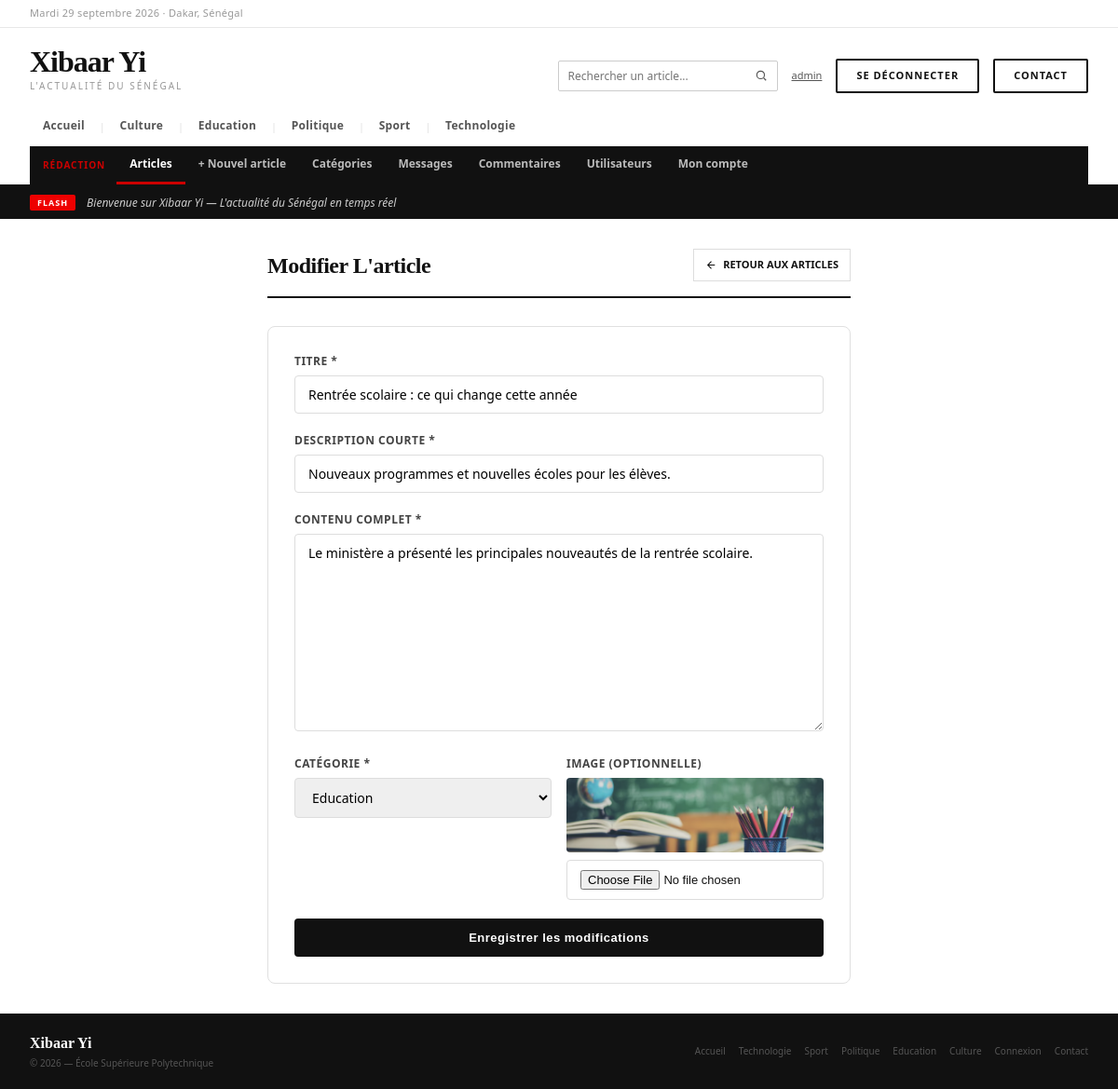
The app's page /admin/articles/modifier.php?id=4 (signed in) with its own data.
### tables this page shows
CREATE TABLE IF NOT EXISTS categories (
    id  INT AUTO_INCREMENT PRIMARY KEY,
    nom VARCHAR(100) NOT NULL UNIQUE
);

CREATE TABLE IF NOT EXISTS articles (
    id                 INT AUTO_INCREMENT PRIMARY KEY,
    titre              VARCHAR(255) NOT NULL,
    description_courte TEXT NOT NULL,
    contenu            LONGTEXT NOT NULL,
    image              VARCHAR(255) DEFAULT '',
    date_publication   DATETIME NOT NULL DEFAULT CURRENT_TIMESTAMP,
    vues               INT NOT NULL DEFAULT 0,
    id_categorie       INT NOT NULL,
    id_auteur          INT NOT NULL,
    FOREIGN KEY (id_categorie) REFERENCES categories(id) ON DELETE CASCADE,
    FOREIGN KEY (id_auteur)    REFERENCES utilisateurs(id) ON DELETE CASCADE
);

### includes/config.php (called while the page is built, shortened)
<?php
function url($chemin = '')
{
    return BASE_URL . '/' . ltrim($chemin, '/');
}

### public/admin/articles/modifier.php (the view, shortened to what this page needs)
<?php
require_once __DIR__ . '/../../../includes/auth.php';
$id = (int) $_GET['id'];
$stmt = $pdo->prepare("SELECT * FROM articles WHERE id = ?");
$stmt->execute([$id]);
$article = $stmt->fetch(PDO::FETCH_ASSOC);
$categories = $pdo->query("SELECT * FROM categories ORDER BY nom ASC")->fetchAll(PDO::FETCH_ASSOC);
require_once __DIR__ . '/../../../includes/entete.php';
?>
<div style="max-width:760px; margin:32px auto; padding:0 24px;">
    <div class="page-header">
        <div class="page-title">Modifier l'article</div>
        <a href="<?= url('admin/articles/liste.php') ?>" class="btn btn-secondary">
            <svg width="13" height="13" viewBox="0 0 24 24" fill="none" stroke="currentColor" stroke-width="2"><path d="M19 12H5M12 19l-7-7 7-7"/></svg>
            Retour aux articles
        </a>
    </div>
    <div style="background:#fff; border-radius:8px; border:0.5px solid #e0e0e0; padding:28px;">
        <form method="POST" action="modifier.php?id=<?= $id ?>" enctype="multipart/form-data" id="formModifier">
            <div style="margin-bottom:20px;">
                <label style="display:block; font-size:12px; font-weight:700; color:#444; margin-bottom:6px; text-transform:uppercase; letter-spacing:.5px;">Titre *</label>
                <input type="text" name="titre" value="<?= htmlspecialchars($article['titre']) ?>"
                    style="width:100%; padding:10px 14px; border:1px solid #ddd; border-radius:4px; font-size:14px; font-family:inherit;">
            </div>
            <div style="margin-bottom:20px;">
                <label style="display:block; font-size:12px; font-weight:700; color:#444; margin-bottom:6px; text-transform:uppercase; letter-spacing:.5px;">Description courte *</label>
                <input type="text" name="description_courte" value="<?= htmlspecialchars($article['description_courte']) ?>"
                    style="width:100%; padding:10px 14px; border:1px solid #ddd; border-radius:4px; font-size:14px; font-family:inherit;">
            </div>
            <div style="margin-bottom:20px;">
                <label style="display:block; font-size:12px; font-weight:700; color:#444; margin-bottom:6px; text-transform:uppercase; letter-spacing:.5px;">Contenu complet *</label>
                <textarea name="contenu" rows="10"
                    style="width:100%; padding:10px 14px; border:1px solid #ddd; border-radius:4px; font-size:14px; font-family:inherit; resize:vertical;"><?= htmlspecialchars($article['contenu']) ?></textarea>
            </div>
            <div class="form-grille" style="margin-bottom:20px;">
                <div>
                    <label style="display:block; font-size:12px; font-weight:700; color:#444; margin-bottom:6px; text-transform:uppercase; letter-spacing:.5px;">Catégorie *</label>
                    <select name="id_categorie"
                        style="width:100%; padding:10px 14px; border:1px solid #ddd; border-radius:4px; font-size:14px; font-family:inherit;">
                        <?php foreach ($categories as $cat): ?>
                        <option value="<?= $cat['id'] ?>" <?= $cat['id'] == $article['id_categorie'] ? 'selected' : '' ?>>
                            <?= htmlspecialchars($cat['nom']) ?>
                        </option>
                        <?php endforeach; ?>
                    </select>
                </div>
                <div>
                    <label style="display:block; font-size:12px; font-weight:700; color:#444; margin-bottom:6px; text-transform:uppercase; letter-spacing:.5px;">Image (optionnelle)</label>
                    <?php if ($article['image']): ?>
                        <img src="<?= url('uploads/') ?><?= htmlspecialchars($article['image']) ?>"
                             style="width:100%; height:80px; object-fit:cover; border-radius:4px; margin-bottom:8px;">
                    <?php endif; ?>
                    <input type="file" name="image" accept=".jpg,.jpeg,.png,.webp"
                        style="width:100%; padding:10px 14px; border:1px solid #ddd; border-radius:4px; font-size:13px;">
                </div>
            </div>
            <button type="submit"
                style="width:100%; background:#111; color:#fff; padding:13px; border:none; border-radius:4px; font-size:13px; font-weight:600; cursor:pointer; letter-spacing:.5px;">
                Enregistrer les modifications
            </button>
        </form>
    </div>
</div>
<?php require_once __DIR__ . '/../../../includes/pied.php'; ?>

### includes/entete.php (shortened to what this page needs)
<?php
require_once __DIR__ . '/config.php';
?>
<!DOCTYPE html>
<html lang="fr">
<head>
    <link rel="stylesheet" href="<?= url('assets/css/style.css') ?>">
</head>
<body>
<div class="site">
    <div class="topbar">
        <div class="topbar-date">
            <?php
            $jours_fr = ['Monday'=>'Lundi','Tuesday'=>'Mardi','Wednesday'=>'Mercredi','Thursday'=>'Jeudi','Friday'=>'Vendredi','Saturday'=>'Samedi','Sunday'=>'Dimanche'];
            $mois_fr = ['January'=>'janvier','February'=>'février','March'=>'mars','April'=>'avril','May'=>'mai','June'=>'juin','July'=>'juillet','August'=>'août','September'=>'septembre','October'=>'octobre','November'=>'novembre','December'=>'décembre'];
            $nom_jour = $jours_fr[date('l')] ?? date('l');
            $nom_mois = $mois_fr[date('F')]  ?? date('F');
            echo $nom_jour . ' ' . date('j') . ' ' . $nom_mois . ' ' . date('Y') . ' · Dakar, Sénégal';
            ?>
        </div>
    </div>
    <div class="header">
        <div class="header-main">
            <a href="<?= url('index.php') ?>" style="text-decoration:none;">
                <div class="logo-wordmark">Xibaar Yi</div>
                <div class="logo-tagline">L'actualité du Sénégal</div>
            </a>
            <div class="header-actions">
                <form method="GET" action="<?= url('index.php') ?>" class="recherche" role="search">
                    <input type="search" name="q" placeholder="Rechercher un article..." aria-label="Rechercher un article"
                           value="<?= htmlspecialchars($_GET['q'] ?? '', ENT_QUOTES, 'UTF-8') ?>">
                    <button type="submit" aria-label="Lancer la recherche">
                        <svg width="14" height="14" viewBox="0 0 24 24" fill="none" stroke="currentColor" stroke-width="2"><circle cx="11" cy="11" r="7"/><path d="M21 21l-4.3-4.3"/></svg>
                    </button>
                </form>
                <?php if (isset($_SESSION['user_role'])) : ?>
                    <a href="<?= url('admin/compte.php') ?>" class="lien-compte" title="Mon compte">
                        <?php echo htmlspecialchars($_SESSION['user_login'], ENT_QUOTES, 'UTF-8'); ?>
                    </a>
                    <a href="<?= url('deconnexion.php') ?>" class="btn-cnx">Se déconnecter</a>
                <?php else : ?>
                    <a href="<?= url('connexion.php') ?>" class="btn-cnx">Se connecter</a>
                <?php endif; ?>
                <a href="<?= url('contact.php') ?>" class="btn-cnx">Contact</a>
            </div>
        </div>
        <nav class="nav-cats">
            <?php $active_all = (basename($_SERVER['SCRIPT_NAME'] ?? '') === 'index.php' && empty($_GET['categorie'])) ? 'active' : ''; ?>
            <a href="<?= url('index.php') ?>" class="<?php echo $active_all; ?>">Accueil</a>
            <?php
            if (isset($pdo)) {
                $stmt_nav = $pdo->query("SELECT id, nom FROM categories ORDER BY nom ASC");
                while ($cat = $stmt_nav->fetch(PDO::FETCH_ASSOC)) {
                    $nom = $cat['nom'];
                    $is_active = (isset($_GET['categorie']) && $_GET['categorie'] === $nom) ? 'active' : '';
                    echo '<span class="sep">|</span>';
                    echo '<a href="' . url('index.php') . '?categorie=' . urlencode($nom) . '" class="' . $is_active . '">';
                    echo htmlspecialchars($nom);
                    echo '</a>';
                }
            }
            ?>
        </nav>
        <?php if (in_array($_SESSION['user_role'] ?? '', ['editeur', 'administrateur'], true)) : ?>
            <?php
            $page_admin = $_SERVER['SCRIPT_NAME'] ?? '';
            $liens_admin = [
                'admin/articles/liste.php'     => 'Articles',
                'admin/articles/ajouter.php'   => '+ Nouvel article',
                'admin/categories/liste.php'   => 'Catégories',
                'admin/messages/liste.php'     => 'Messages',
                'admin/commentaires/liste.php' => 'Commentaires',
            ];
            if ($_SESSION['user_role'] === 'administrateur') {
                $liens_admin['admin/utilisateurs/liste.php'] = 'Utilisateurs';
            }
            $liens_admin['admin/compte.php'] = 'Mon compte';
            $lien_actif = null;
            if ($lien_actif === null) {
                foreach ($liens_admin as $chemin => $libelle) {
                    if (basename($chemin) === 'liste.php' && strpos($page_admin, '/' . dirname($chemin) . '/') !== false) {
                        $lien_actif = $chemin;
                    }
                }
            }
            ?>
            <nav class="nav-admin">
                <span class="nav-admin-titre">Rédaction</span>
                <?php foreach ($liens_admin as $chemin => $libelle) : ?>
                    <a href="<?= url($chemin) ?>" class="<?= $chemin === $lien_actif ? 'active' : '' ?>">
                        <?= $libelle ?>
                    </a>
                <?php endforeach; ?>
            </nav>
        <?php endif; ?>
    </div>
    <div class="ticker">
        <div class="ticker-label">FLASH</div>
        <div class="ticker-text">Bienvenue sur Xibaar Yi — L'actualité du Sénégal en temps réel</div>
    </div>

### public/assets/css/style.css (style rules this page uses)
* { margin: 0; padding: 0; box-sizing: border-box; }
body { font-family: 'Segoe UI', system-ui, sans-serif; background: #fff; color: #111; font-size: 16px; line-height: 1.5; }
a { color: inherit; text-decoration: none; }
img { max-width: 100%; display: block; }
.site { background: #fff; overflow: hidden; }
.topbar { background: #fff; border-bottom: 1px solid #e8e8e8; padding: 6px 32px; display: flex; align-items: center; justify-content: space-between; }
.topbar-date { font-size: 11px; color: #999; letter-spacing: 0.3px; }
.header { background: #fff; padding: 20px 32px 0; border-bottom: 3px solid #111; }
.header-main { display: flex; align-items: flex-end; justify-content: space-between; padding-bottom: 14px; }
.logo-wordmark { font-family: Georgia, serif; font-size: 32px; font-weight: 700; color: #111; letter-spacing: -1px; line-height: 1; }
.logo-tagline { font-size: 10px; color: #999; letter-spacing: 2px; text-transform: uppercase; margin-top: 3px; }
.header-actions { display: flex; align-items: center; gap: 15px; }
.nav-cats { display: flex; align-items: center; overflow-x: auto; padding-top: 2px; gap: 0; }
.nav-cats a { font-size: 12px; font-weight: 600; color: #555; padding: 10px 14px; text-decoration: none; border-bottom: 3px solid transparent; white-space: nowrap; letter-spacing: 0.3px; transition: color 0.15s; }
.nav-cats .sep { color: #ddd; padding: 0 2px; font-size: 10px; }
.ticker { background: #111; padding: 8px 32px; display: flex; align-items: center; gap: 12px; }
.ticker-label { background: #e00; color: #fff; font-size: 9px; font-weight: 700; padding: 2px 8px; border-radius: 2px; letter-spacing: 1px; flex-shrink: 0; }
.ticker-text { font-size: 12px; color: #ccc; font-style: italic; }
.btn-cnx { background: #fff; color: #111; font-size: 11px; font-weight: 600; padding: 8px 18px; border-radius: 2px; border: 1px solid #ccc; letter-spacing: 0.5px; cursor: pointer; transition: border-color 0.15s; }
body { min-height: 100vh; display: flex; flex-direction: column; }
.site { flex: 1; display: flex; flex-direction: column; }
.btn-cnx { display: inline-block; padding: 8px 20px; font-size: 11px; font-weight: 700; text-transform: uppercase; letter-spacing: 1px; border: 2px solid #111; background-color: #fff; color: #111; text-decoration: none; cursor: pointer; transition: all 0.3s ease; }
.page-header { display: flex; justify-content: space-between; align-items: center; gap:20px; border-bottom: 2px solid #111; padding-bottom: 15px; margin-bottom: 30px; }
.page-title { font-family: Georgia, serif; font-size: 24px; font-weight: 700; color: #111; letter-spacing: -0.5px; text-transform: capitalize; }
.btn { display: inline-flex; align-items: center; gap: 6px; padding: 8px 12px; font-size: 11px; font-weight: 700; text-transform: uppercase; text-decoration: none; transition: 0.2s; }
.btn-secondary { background-color: #fff; border: 1px solid #ddd; color: #111; }
.nav-admin { display: flex; align-items: center; overflow-x: auto; background: #111; padding: 0 8px; }
.nav-admin-titre { font-size: 10px; font-weight: 700; color: #cc0000; text-transform: uppercase; letter-spacing: 1px; padding: 0 12px 0 6px; white-space: nowrap; }
.nav-admin a { font-size: 12px; font-weight: 600; color: #bbb; padding: 10px 14px; text-decoration: none; white-space: nowrap; border-bottom: 3px solid transparent; }
.nav-admin a.active { color: #fff; border-bottom-color: #cc0000; }
.recherche { display: flex; align-items: stretch; border: 1px solid #ccc; border-radius: 2px; background: #fff; }
.recherche input { border: none; outline: none; padding: 7px 10px; font-size: 12px; font-family: inherit; width: 200px; background: transparent; }
.recherche button { border: none; background: none; padding: 0 10px; cursor: pointer; color: #555; display: flex; align-items: center; }
.form-grille { display: grid; grid-template-columns: 1fr 1fr; gap: 16px; }
.lien-compte { font-size: 11px; color: #555; text-decoration: underline; }

### records on screen
categories: nom "Culture"
categories: nom "Education"
categories: nom "Politique"
categories: nom "Sport"
categories: nom "Technologie"
articles: titre "Rentrée scolaire : ce qui change cette année", description_courte "Nouveaux programmes et nouvelles écoles pour les élèves.", contenu "Le ministère a présenté les principales nouveautés de la rentrée scolaire.", id_categorie "Education", image (picture)

### other values on screen
$_SESSION['user_login'] "admin"
$libelle "Articles"
$libelle "+ Nouvel article"
$libelle "Catégories"
$libelle "Messages"
$libelle "Commentaires"
$libelle "Utilisateurs"
$libelle "Mon compte"
